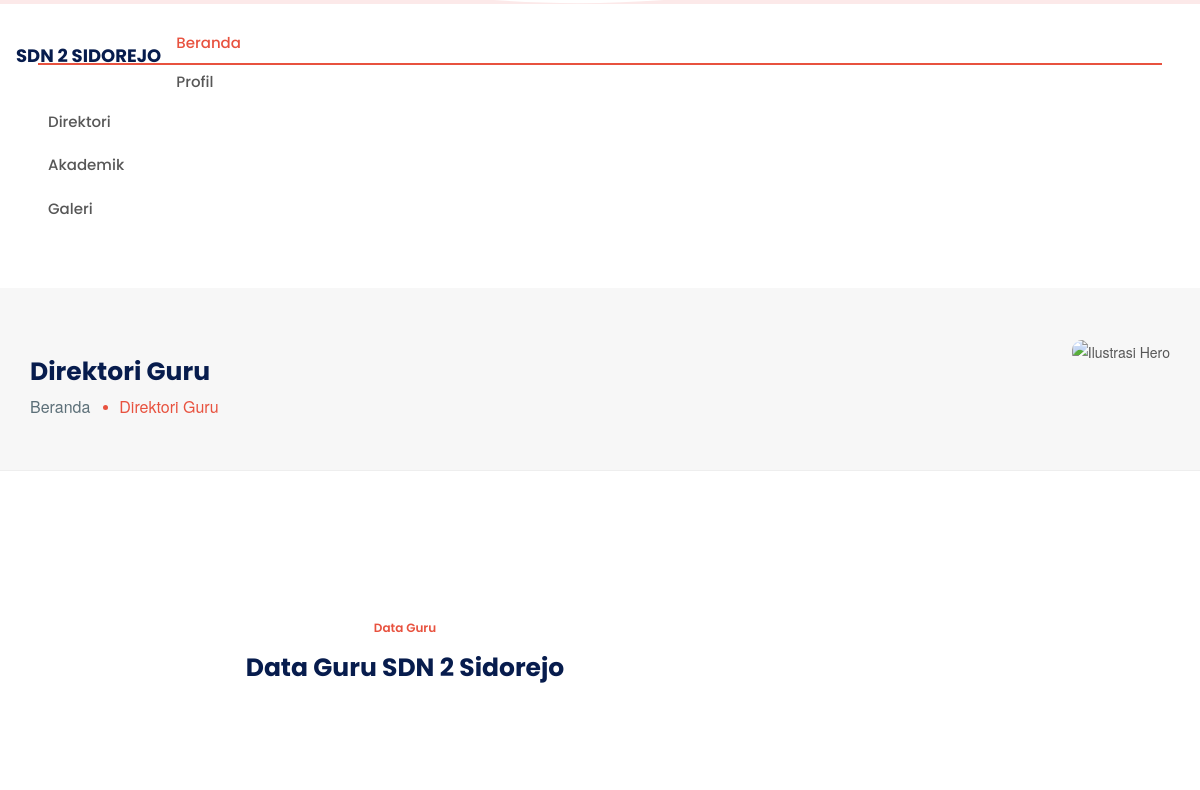
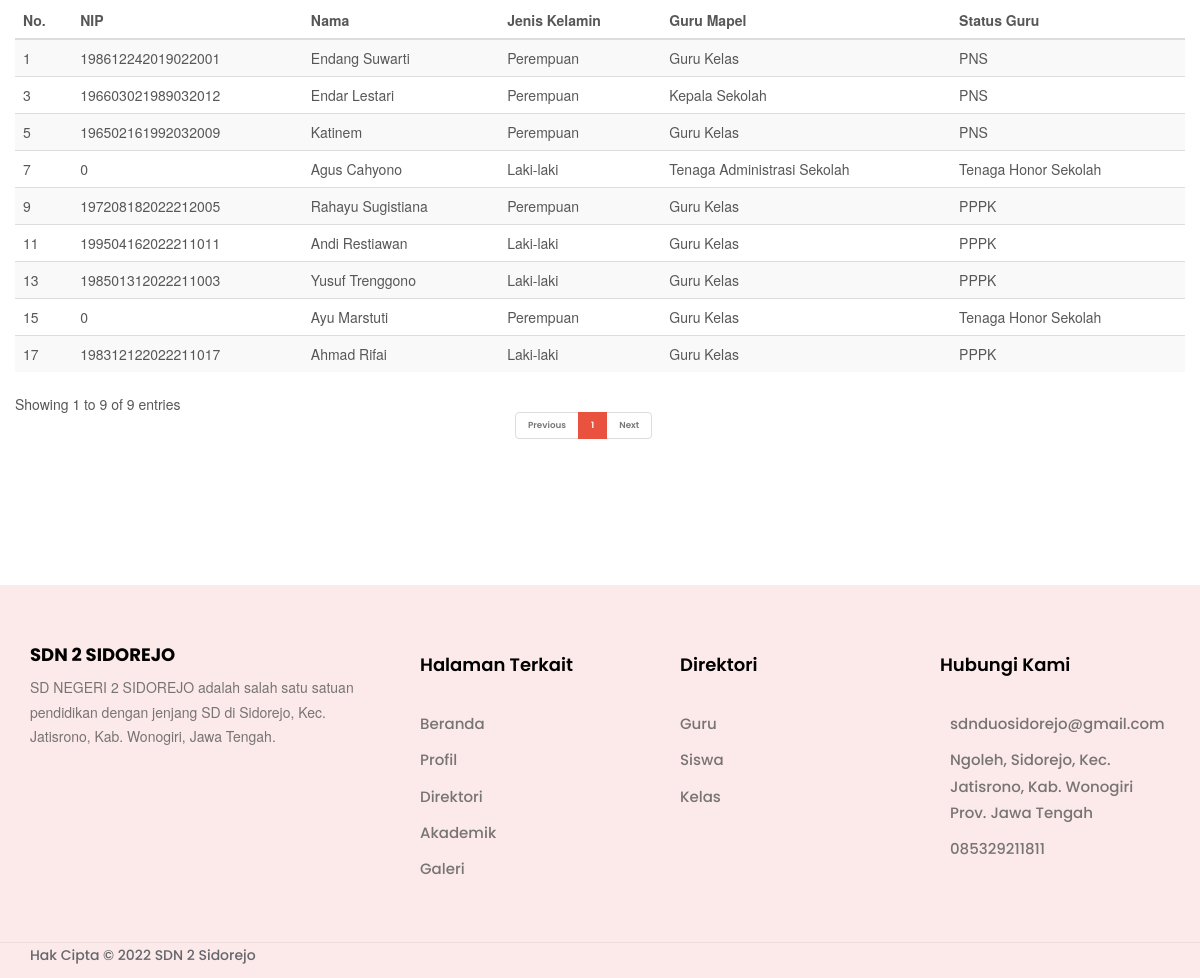
/index.php/guru, run on the app's committed database (2 pictures, top to bottom).
### tables this page shows
CREATE TABLE `tbl_guru` (
  `guru_id` int(11) NOT NULL,
  `guru_nip` varchar(30) DEFAULT NULL,
  `guru_nik` varchar(16) NOT NULL,
  `guru_nuptk` varchar(100) NOT NULL,
  `guru_nama` varchar(70) DEFAULT NULL,
  `guru_jenkel` varchar(10) DEFAULT NULL,
  `guru_tgl_lahir` varchar(80) DEFAULT NULL,
  `guru_mapel` varchar(120) DEFAULT NULL,
  `guru_status` varchar(100) NOT NULL
);

### application/controllers/Guru.php (called while the page is built, shortened)
<?php
class Guru extends CI_Controller{
    function __construct(){
        $this->load->library('pagination');
        $this->load->model('Model_guru');
    }
    function index(){
        $data['data'] = $this->Model_guru->get_tabel();
        $data['pagination'] = $this->pagination->create_links();
        $data['judul'] = 'Daftar Guru';
        $this->load->view('front/direktori-guru',$data);
    }
}
?>

### index.php (called while the page is built, shortened)
<?php
require_once BASEPATH.'core/CodeIgniter.php';

### application/models/Model_guru.php (called while the page is built, shortened)
<?php
    class Model_guru extends CI_model{
        function get_tabel(){
           $config['base_url'] = site_url('guru/index');
           $config['total_rows'] = $this->db->count_all('tbl_guru');
           $config['per_page'] = 12;
           $config["uri_segment"] = 3;
           $data = ($this->uri->segment(3)) ? $this->uri->segment(3) : 0;
           $query = $this->db->get('tbl_guru', $config["per_page"], $data);
           return $query;
       }
    }
?>

### application/config/config.php (called while the page is built, shortened)
<?php
$config['base_url'] = 'http://localhost:8080/sdn/';
$config['index_page'] = '';
$config['uri_protocol']	= 'PATH_INFO';
$config['url_suffix'] = '';
$config['language']	= 'english';
$config['charset'] = 'UTF-8';
$config['enable_hooks'] = FALSE;
$config['subclass_prefix'] = 'MY_';
$config['composer_autoload'] = FALSE;
$config['permitted_uri_chars'] = 'a-z 0-9~%.:_\-';
$config['enable_query_strings'] = FALSE;
$config['controller_trigger'] = 'c';
$config['function_trigger'] = 'm';
$config['directory_trigger'] = 'd';
$config['allow_get_array'] = TRUE;
$config['log_threshold'] = 0;
$config['log_path'] = '';
$config['log_file_extension'] = '';
$config['log_file_permissions'] = 0644;
$config['log_date_format'] = 'Y-m-d H:i:s';
$config['error_views_path'] = '';
$config['cache_path'] = '';
$config['cache_query_string'] = FALSE;
$config['encryption_key'] = '';
$config['sess_driver'] = 'files';
$config['sess_cookie_name'] = 'ci_session';
$config['sess_expiration'] = 7200;
$config['sess_save_path'] = NULL;
$config['sess_match_ip'] = FALSE;
$config['sess_time_to_update'] = 300;
$config['sess_regenerate_destroy'] = FALSE;
$config['cookie_prefix']	= '';
$config['cookie_domain']	= '';
$config['cookie_path']		= '/';
$config['cookie_secure']	= FALSE;
$config['cookie_httponly'] 	= FALSE;
$config['standardize_newlines'] = FALSE;
$config['global_xss_filtering'] = FALSE;
$config['csrf_protection'] = FALSE;
$config['csrf_token_name'] = 'csrf_test_name';
$config['csrf_cookie_name'] = 'csrf_cookie_name';
$config['csrf_expire'] = 7200;
$config['csrf_regenerate'] = TRUE;
$config['csrf_exclude_uris'] = array();
$config['compress_output'] = FALSE;
$config['time_reference'] = 'local';
$config['rewrite_short_tags'] = FALSE;
$config['proxy_ips'] = '';

### application/views/front/direktori-guru.php (the view, shortened to what this page needs)
<!DOCTYPE html>
<html lang='en'>
<head>
    <link rel="stylesheet" href="https://unpkg.com/leaflet@1.7.1/dist/leaflet.css"
 />
    <link rel="stylesheet" href="<?= base_url('asset/')?>front/css/bootstrap.min.css">
    <link rel="stylesheet" href="<?= base_url('asset/')?>front/css/fontawesome-all.min.css">
    <link rel="stylesheet" href="<?= base_url('asset/')?>front/css/aos.css">
    <link rel="stylesheet" href="<?= base_url('asset/')?>front/css/style.css">
    <link rel="stylesheet" href="<?= base_url('asset/')?>front/css/custom.css">
</head>
<body>
    <div class="main-wrapper">
        <header class="main-header w-100">
            <nav class="navbar navbar-expand-xl navbar-light sticky-header">
                <div
                    class="container-fluid container-xxl d-flex align-items-center justify-content-lg-between position-relative">
                    <a href="index.php" class="navbar-brand d-flex align-items-center mb-md-0 text-decoration-none">
                    <h4>SDN 2 SIDOREJO</h4>
                    </a>
                    <div class="collapse navbar-collapse justify-content-end">
                        <ul class="nav col-12 col-md-auto justify-content-center main-menu">
                            <li class="single-link"><a href="<?= base_url('Beranda')?>" class="nav-link active">Beranda</a></li>
                            <li class="single-link"><a href="<?= base_url('About')?>" class="nav-link">Profil</a></li>
                            <li class="nav-item dropdown">
                                <a class="nav-link dropdown-toggle" href="javascript:void(0);" role="button" data-bs-toggle="dropdown" aria-expanded="false">
                                    Direktori
                                </a>
                            </li>
                            <li class="nav-item dropdown">
                                <a class="nav-link dropdown-toggle" href="javascript:void(0);" role="button" data-bs-toggle="dropdown" aria-expanded="false">
                                    Akademik
                                </a>
                            </li>
                            <li class="single-link"><a href="<?= base_url('Galeri')?>" class="nav-link">Galeri</a></li>
                        </ul>
                    </div>
                </div>
            </nav>
        </header>
        <section class="breadcrumb-section page-header position-relative overflow-hidden ptb-50">
            <div class="container">
                <div class="row align-items-center justify-content-center">
                    <div class="col-lg-6 col-md-6">
                        <div class="page-banner-content aos-init aos-animate" data-aos="fade-right" data-aos-delay="50"
                            data-aos-duration="500" data-aos-once="true">
                            <h2>Direktori Guru </h2>
                            <ul>
                                <li>
                                    <a href="index.html">Beranda</a>
                                </li>
                                <li>Direktori Guru</li>
                            </ul>
                        </div>
                    </div>
                    <div class="col-lg-6 col-md-6">
                        <div class="page-banner-image aos-init aos-animate" data-aos="fade-left" data-aos-delay="50" data-aos-duration="500" data-aos-once="true">
                        <img src="<?= base_url('asset/')?>front/img/uploads/background/school-ilustrate.png" alt="Ilustrasi Hero" style="width:40%" class="position-relative img-fluid rounded-custom">
                        </div>
                    </div>
                </div>
            </div>
        </section>
        <section class="feature-tab-section ptb-120">
            <div class="container">
                <div class="row justify-content-center align-content-center">
                    <div class="col-md-10 col-lg-8">
                        <div class="section-heading text-center mb-4">
                            <h5 class="h6 text-primary">Data Guru</h5>
                            <h2>Data Guru SDN 2 Sidorejo</h2>
                        </div>
                    </div>
                </div>
                <div class="row">
                    <div class="col-12">
             <div class="container px-md-3 px-4 mt-100 mt-60">
                 <div class="row align-items-center">
                     <table id="example2" class="table table-striped" style="width:100%">
                        <thead>
                            <tr>
                            <th>No.</th>
                            <th>NIP</th>
                            <th>Nama</th>
                            <th>Jenis Kelamin</th>
                            <th>Guru Mapel</th>
                            <th>Status Guru</th>
                            </tr>
                        </thead>
                        <tbody>
                        <?php
                            $no=0;
                            foreach ($data->result() as $row) :
                                $no++;
                                $nip = $row->guru_nip;
                                $nama = $row->guru_nama;
                                $jk = $row->guru_jenkel;
                                $mapel = $row->guru_mapel;
                                $status = $row->guru_status;
                        ?>
                        <tr>
                            <td><?= $no++ ?></td>
                            <td><?= $nip ?></td>
                            <td><?= $nama ?></td>
                            <td><?= $jk ?></td>
                            <td><?= $mapel ?></td>
                            <td><?= $status ?></td>
                        </tr>
                        <?php endforeach;?>
                        </table>
                    </div>
                 </div>
                 </div>
            </section>
<footer class="footer-section position-relative bg-light">
            <div class="footer-top footer-light ptb-50">
                <div class="container">
                    <div class="row justify-content-between">
                        <div class="col-md-12 col-lg-4 mb-md-4 mb-lg-0">
                            <div class="footer-single-col">
                                <div class="footer-single-col mb-4">
                                    <h4>SDN 2 SIDOREJO</h4>
                                </div>
                                <p>SD NEGERI 2 SIDOREJO adalah salah satu satuan pendidikan dengan jenjang SD di Sidorejo, Kec. Jatisrono, Kab. Wonogiri, Jawa Tengah.</p>
                            </div>
                        </div>
                        <div class="col-md-12 col-lg-8 mt-4 mt-md-0 mt-lg-0">
                            <div class="row">
                                <div class="col-md-4 col-lg-4 mt-4 mt-md-0 mt-lg-0">
                                    <div class="footer-single-col">
                                        <h3>Halaman Terkait</h3>
                                        <ul class="list-unstyled footer-nav-list mb-lg-0">
                                            <li><a href="<?= base_url('Beranda') ?>" class="text-decoration-none">Beranda</a></li>
                                            <li><a href="<?= base_url('Profil') ?>" class="text-decoration-none">Profil</a></li>
                                            <li><a href="<?= base_url('Guru') ?>" class="text-decoration-none">Direktori</a></li>
                                            <li><a href="<?= base_url('Agenda') ?>" class="text-decoration-none">Akademik</a></li>
                                            <li><a href="<?= base_url('Galeri') ?>" class="text-decoration-none">Galeri</a></li>
                                        </ul>
                                    </div>
                                </div>
                                <div class="col-md-4 col-lg-4 mt-4 mt-md-0 mt-lg-0">
                                    <div class="footer-single-col">
                                        <h3>Direktori</h3>
                                        <ul class="list-unstyled footer-nav-list mb-lg-0">
                                            <li><a href="<?= base_url('Guru') ?>" class="text-decoration-none"> Guru</a></li>
                                            <li><a href="<?= base_url('Siswa') ?>" class="text-decoration-none">Siswa</a></li>
                                            <li><a href="<?= base_url('Kelas') ?>" class="text-decoration-none">Kelas</a></li>
                                        </ul>
                                    </div>
                                </div>
                                <div class="col-md-12 col-lg-4 mt-4 mt-md-0 mt-lg-0">
                                    <div class="footer-single-col">
                                        <h3>Hubungi Kami</h3>
                                        <ul class="list-unstyled footer-nav-list mb-lg-0">
                                            <li>
                                                <a href="mailto:: sdnduosidorejo@gmail.com" class="contact-list">
                                                    <span>sdnduosidorejo@gmail.com</span>
                                                </a>
                                            </li>
                                            <li>
                                                <a href="#" class="contact-list">
                                                    <span>Ngoleh, Sidorejo, Kec. Jatisrono, Kab. Wonogiri Prov. Jawa Tengah</span>
                                                </a>
                                            </li>
                                            <li>
                                                <a href="#" class="contact-list">
                                                    <span>085329211811</span>
                                                </a>
                                            </li>
                                        </ul>
                                    </div>
                                </div>
                            </div>
                        </div>
                    </div>
                </div>
            </div>
            <div class="footer-bottom footer-light py-4">
                <div class="container">
                    <div class="row justify-content-between align-items-center">
                        <div class="col-md-7 col-lg-7">
                            <div class="copyright-text">
                                <p class="mb-lg-0 mb-md-0">Hak Cipta &copy; 2022 SDN 2 Sidorejo</p>
                            </div>
                        </div>
                    </div>
                </div>
            </div>
        </footer>
    </div>
</body>
</html>

### data on the page
tbl_guru: guru_nip "198612242019022001", guru_nama "Endang Suwarti", guru_jenkel "Perempuan", guru_mapel "Guru Kelas", guru_status "PNS"
tbl_guru: guru_nip "196603021989032012", guru_nama "Endar Lestari", guru_jenkel "Perempuan", guru_mapel "Kepala Sekolah", guru_status "PNS"
tbl_guru: guru_nip "196502161992032009", guru_nama "Katinem", guru_jenkel "Perempuan", guru_mapel "Guru Kelas", guru_status "PNS"
tbl_guru: guru_nip "0", guru_nama "Agus Cahyono", guru_jenkel "Laki-laki", guru_mapel "Tenaga Administrasi Sekolah", guru_status "Tenaga Honor Sekolah"
tbl_guru: guru_nip "197208182022212005", guru_nama "Rahayu Sugistiana", guru_jenkel "Perempuan", guru_mapel "Guru Kelas", guru_status "PPPK"
tbl_guru: guru_nip "199504162022211011", guru_nama "Andi Restiawan", guru_jenkel "Laki-laki", guru_mapel "Guru Kelas", guru_status "PPPK"
tbl_guru: guru_nip "198501312022211003", guru_nama "Yusuf Trenggono", guru_jenkel "Laki-laki", guru_mapel "Guru Kelas", guru_status "PPPK"
tbl_guru: guru_nip "0", guru_nama "Ayu Marstuti", guru_jenkel "Perempuan", guru_mapel "Guru Kelas", guru_status "Tenaga Honor Sekolah"
tbl_guru: guru_nip "198312122022211017", guru_nama "Ahmad Rifai", guru_jenkel "Laki-laki", guru_mapel "Guru Kelas", guru_status "PPPK"
